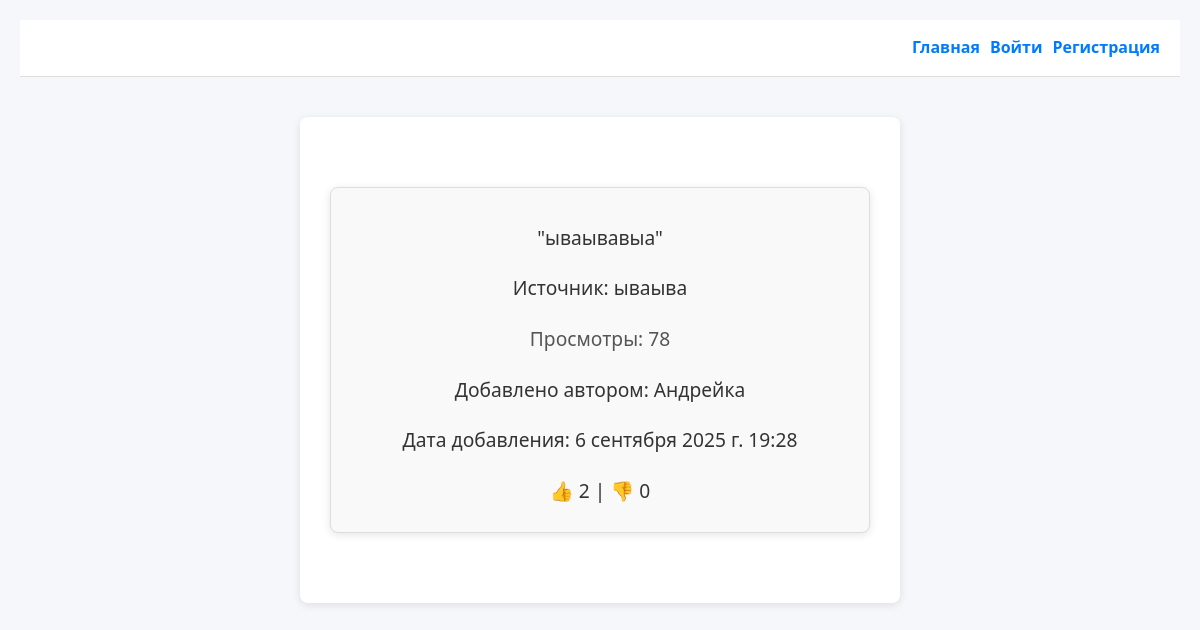
The page / on the database its author committed.
### app_quote/models.py (models this page shows, shortened)
class Quote(models.Model):
    source = models.CharField(max_length=100)
    text = models.TextField()
    weight = models.PositiveIntegerField(default=1, verbose_name='Вес')
    author = models.ForeignKey(
        User, on_delete=models.CASCADE, verbose_name='Автор'
    )
    created_at = models.DateTimeField(auto_now_add=True)
    class Meta:
        constraints = [
            models.UniqueConstraint(
                fields=['text'],
                name='unique_text',
                violation_error_message="Цитата уже существует для этого источника"
            ),
            models.CheckConstraint(
                check=~models.Q(source=''),
                name='non_empty_source',
                violation_error_message="Источник не может быть пустым"
            ),
        ]
    def like_count(self):
        return self.vote_set.filter(is_like=True).count()
    def dislike_count(self):
        return self.vote_set.filter(is_like=False).count()

### app_quote/views.py (the view, shortened to what this page needs)
# urls.py: path('', home, name='home'),
def home(request):
    quotes = list(Quote.objects.all())
    if not quotes:
        return render(request, 'home.html', {
            'quote': None,
            'view_count': 0,
            'no_quotes_message': "Еще нет цитат.",
        })
    weights = [q.weight for q in quotes]
    selected_quote = random.choices(quotes, weights=weights, k=1)[0]
    view_counter, created = ViewCounter.objects.get_or_create(quote=selected_quote)
    view_counter.count += 1
    view_counter.save()
    context = {
        'quote': selected_quote,
        'view_count': view_counter.count,
        'author': selected_quote.author.username,
        'create_at': selected_quote.created_at,
        'user_vote': None,
        'has_voted': False,
    }
    context.update({
        'like_count': selected_quote.like_count(),
        'dislike_count': selected_quote.dislike_count(),
    })
    return render(request, 'home.html', context)

### app_quote/templates/home.html (shortened to what this page needs)
{% extends "base.html" %}
{% block content %}
  <div class="quote-card">
    {% if no_quotes_message %}
      <p>{{ no_quotes_message }}</p>
    {% else %}
      <p>"{{ quote.text }}"</p>
      <p>Источник: {{ quote.source }}</p>
      <p class="views">Просмотры: {{ view_count }}</p>
      <p class="author">Добавлено автором: {{ author }}</p>
      <p class="time">Дата добавления: {{ create_at }}</p>
      <p>👍 {{ like_count }} | 👎 {{ dislike_count }}</p>
    {% endif %}
  </div>
{% endblock %}

### app_quote/static/main.css (style rules this page uses)
* { box-sizing: border-box; margin: 0; padding: 0; }
body { font-family: 'Segoe UI', Tahoma, Geneva, Verdana, sans-serif; background-color: #f5f7fa; color: #333; line-height: 1.6; padding: 20px; }
p { margin-top: 20px; }
.quote-card { max-width: 600px; margin: 40px auto; background: #fff; padding: 30px; border-radius: 8px; box-shadow: 0 2px 8px rgba(0, 0, 0, 0.1); text-align: center; }
.quote-card p { font-size: 1.2rem; margin-bottom: 10px; }
.views { color: #555; margin-bottom: 20px; }
.quote-card { border: 1px solid #ddd; padding: 15px; border-radius: 8px; background-color: #f9f9f9; }

### rows shown on the page
Quote: text "ываывавыа", source "ываыва", created_at "6 сентября 2025 г. 19:28"

### other values the page prints
{{ view_count }} "78"
{{ author }} "Андрейка"
{{ like_count }} "2"
{{ dislike_count }} "0"
